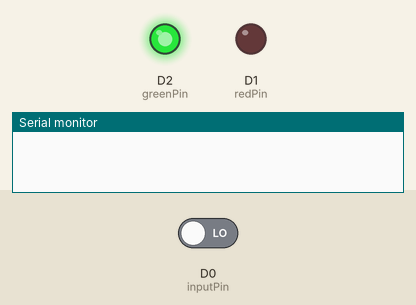
Recording of a sketch running on a simulated ESP8266 (NodeMCU). Shown: output pins drawn as LEDs (lit = HIGH), the last lines printed to the serial monitor. The test bench sets the inputs (shaded band); at power-on: D0 (inputPin) LOW.

Above: at 1.2 s.
1.3 s: D0 (inputPin) driven HIGH
At 1.8 s:
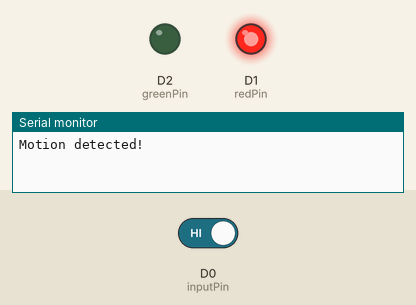
2.8 s: D0 (inputPin) driven LOW
At 4.1 s:
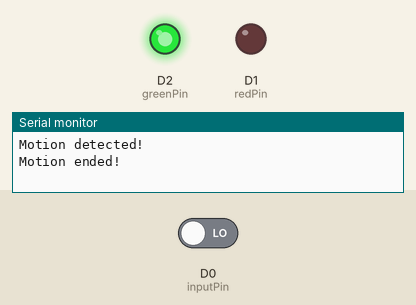
Timing chart, 0 to 5.8 s (numbered marks = the images above; inputs shaded):
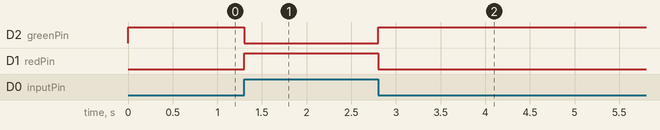

Measured:
- after the input at 1.3 s, D2 (greenPin): HIGH → LOW at once; D1 (redPin): LOW → HIGH at once
- after the input at 2.8 s, D2 (greenPin): LOW → HIGH at once; D1 (redPin): HIGH → LOW at once

The sketch:

esp8266.ino
```cpp
/*
 * PIR sensor tester
 */

int redPin = D1;                // choose the pin for the Red LED
int greenPin = D2;               // choose the pin for the Green LED
int inputPin = D0;               // choose the input pin (for PIR sensor)
int pirState = LOW;             // we start, assuming no motion detected
int val = 0;                    // variable for reading the pin status

void setup() {
  pinMode(redPin, OUTPUT);      // declare Red LED as output
  pinMode(greenPin, OUTPUT);      // declare Green LED as output
  pinMode(inputPin, INPUT);     // declare sensor as input

  Serial.begin(9600);
}

void loop(){
  val = digitalRead(inputPin);  // read input value
  if (val == HIGH) {            // check if the input is HIGH
    digitalWrite(redPin, HIGH);  // turn Red LED ON
    digitalWrite(greenPin, LOW);  // turn Red LED ON
    if (pirState == LOW) {
      // we have just turned on
      Serial.println("Motion detected!");
      // We only want to print on the output change, not state
      pirState = HIGH;
    }
  } else {
    digitalWrite(redPin, LOW); // turn Red LED OFF
    digitalWrite(greenPin, HIGH);  // turn Green LED ON
    if (pirState == HIGH){
      // we have just turned off
      Serial.println("Motion ended!");
      // We only want to print on the output change, not state
      pirState = LOW;
    }
  }
}
```
